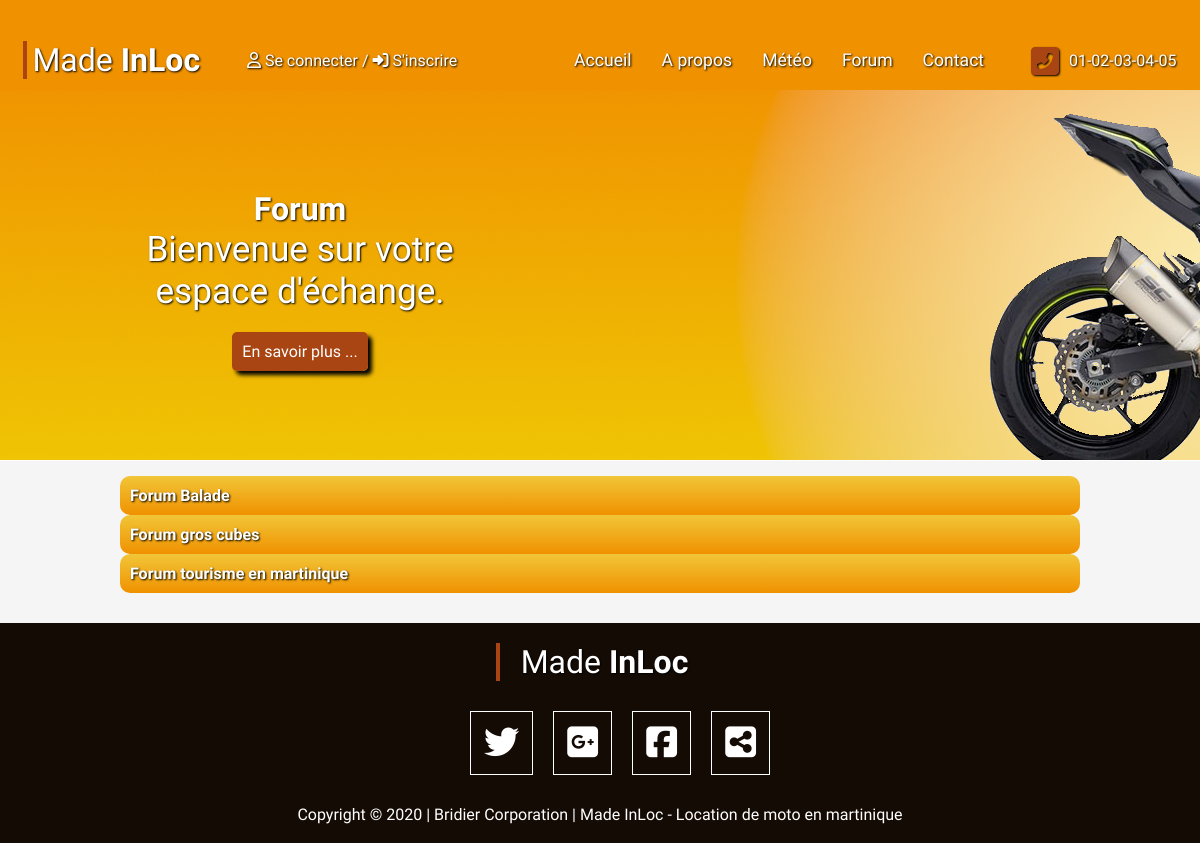
Before: /index.php?controller=forum&action=forumIndex with the older database file.
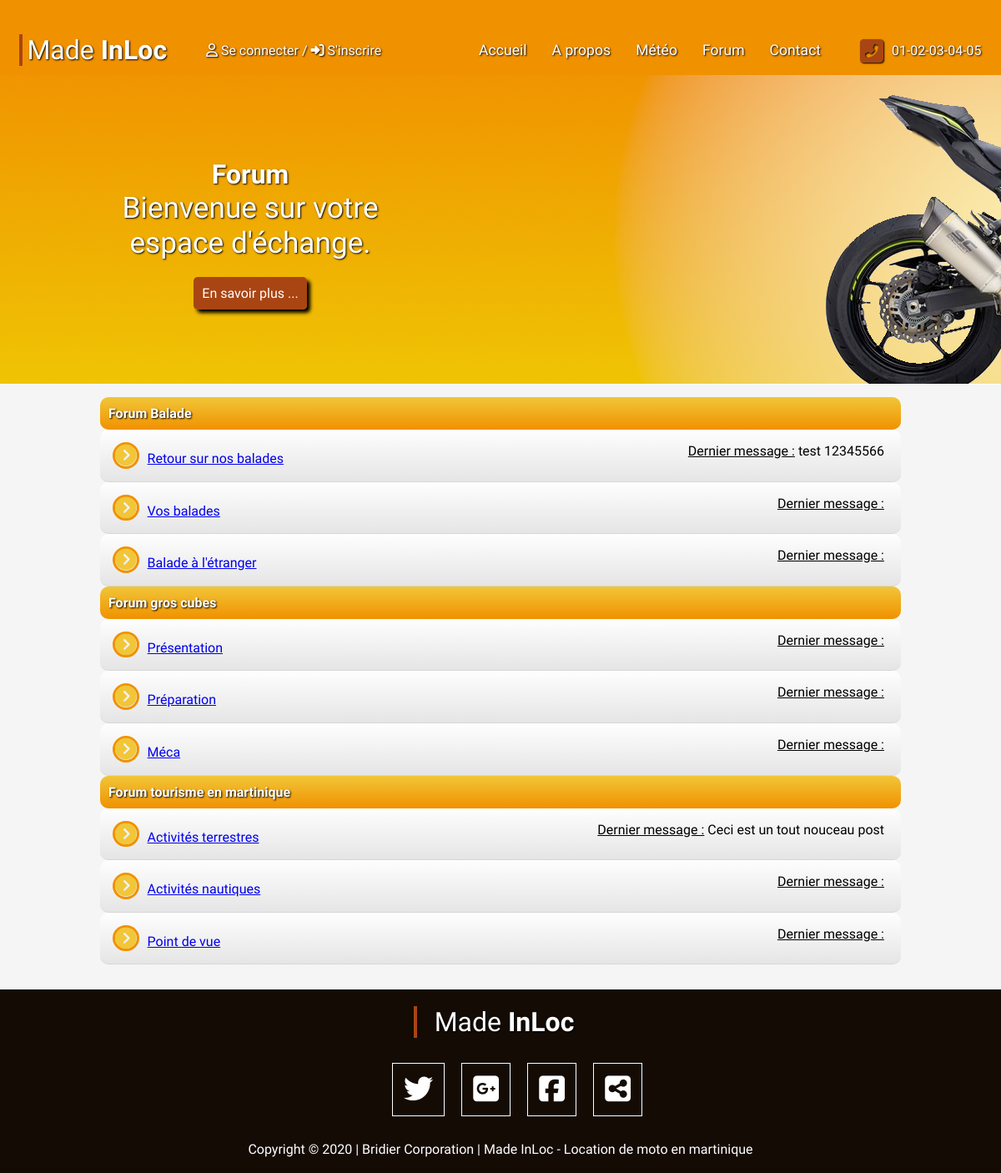
After: the same page with the newer database file.
### tables this page shows
CREATE TABLE `forumIndex` (
  `id` int(11) NOT NULL,
  `title` varchar(255) NOT NULL,
  `category_id` int(11) NOT NULL,
  `topic_category_id` int(11) NOT NULL,
  `lastTopic` varchar(255) NOT NULL
);

### controller/forumController.php (called while the page is built, shortened)
<?php
require_once('controller/controller.php');
Class ForumController extends Controller{
    private $forumManager;
    public function __construct(){
        $this->forumManager = new ForumManager();
    }
    public function forumIndex(){
        $titles = $this->forumManager->getIndexTitles();
        $this->genererVue(array('titles' => $titles));
    }
}

### controller/router.php (called while the page is built, shortened)
<?php
require_once 'view/view.php';
class Router {
  public function routerRequest() {
    try {
      $requete = new Requete(array_merge($_GET, $_POST));
      $controller = $this->creerControleur($requete);
      $action = $this->creerAction($requete);
      $controller->executerAction($action);
    }
    catch (Exception $e) {
      $this->gererErreur($e);
    }
  }
  private function creerControleur(Requete $requete) {
    $controller = "Index";
    if ($requete->existeParametre('controller')) {
      $controller = $requete->getParametre('controller');
      $controller = ucfirst(strtolower($controller));
    }
    $classeController = $controller . "Controller" ;
    $fichierController = $classeController . ".php";
    if (file_exists('controller/' . $fichierController)) {
      $controller = new $classeController();
      $controller->setRequete($requete);
      return $controller;
    }
    else
      throw new Exception("Fichier '$fichierController' introuvable");
  }
  private function creerAction(Requete $requete) {
    $action = "Index";
    if ($requete->existeParametre('action')) {
        $action = $requete->getParametre('action');
    }
    return $action;
  }
}

### index.php (called while the page is built, shortened)
<?php
require 'controller/router.php';
$router = new Router();
$router->routerRequest();

### model/forumManager.php (called while the page is built, shortened)
<?php
require_once("model/manager.php");
class ForumManager extends Manager
{
    public function getIndexTitles(){
        $sql = 'SELECT * FROM forumIndex';
        $getTitle = $this->executerRequete($sql, array());
        return $getTitle;
    }
}

### model/manager.php (called while the page is built)
<?php
abstract class Manager {
    private $db;
    protected function executerRequete($sql, $params = null) {
    if ($params == null) {
        $resultat = $this->getDb()->query($sql);
    }
    else {
        $resultat = $this->getDb()->prepare($sql);
        $resultat->execute($params);
    }
    return $resultat;
    }
    private function getDb() {
    if ($this->db == null) {
        $this->db = new PDO('mysql:host=localhost;dbname=MadInLoc;charset=utf8',
        'root', 'root', array(PDO::ATTR_ERRMODE => PDO::ERRMODE_EXCEPTION));
    }
    return $this->db;
    }
}

### view/ForumController/forumIndex.php (the view)
<?php $this->title = "Forum"; ?>
<img src="public/img/banner/index_banner.png" alt="banner_background" class="banner_img">
<section class="banner">
    <h3>Forum</h3>
    <p>Bienvenue sur votre espace d'échange.</p>
    <a href=""> En savoir plus ...</a>
</section>
<div class="block_invisible"></div>
<section class="content_body">
    <article>
        <?php $datas = $titles->fetchAll();?>
        <aside>
            <h4 class="titleForm titleForum">Forum Balade</h4>
            <ul class="balade forum">
                <?php
                $category_id = 0;
                foreach ($datas as $keys => $data){
                    if($data['category_id'] == 1){
                        $category_id = $category_id +1;
                        ?>
                        <li>
                            <p class="titleSection"><i class="fas fa-chevron-circle-right"></i><a href="index.php?controller=forum&amp;action=forumTopic&amp;category_id=<?=$category_id?>&amp;title=<?=$data['title']?>"><?=$data['title']?></a></p>
                            <div class="lastTopic">
                                <p><u>Dernier message :</u> <?=$data['lastTopic']?></p>
                            </div>
                        </li>
                        <?php
                    }
                }
                ?>
            </ul>
        </aside>
            <aside>
                <h4 class="titleForm titleForum">Forum gros cubes</h4>
                    <ul class="forumGC forum">
                    <?php
                    $category_id = 3;
                    foreach ($datas as $keys => $data){
                        if($data['category_id'] == 2){
                            $category_id = $category_id +1;
                            ?>
                            <li>
                                <p class="titleSection"><i class="fas fa-chevron-circle-right"></i><a href="index.php?controller=forum&amp;action=forumTopic&amp;category_id=<?=$category_id?>&amp;title=<?=$data['title']?>"><?=$data['title']?></a></p>
                                <div class="lastTopic">
                                    <p><u>Dernier message :</u> <?=$data['lastTopic']?></p>
                                </div>
                            </li>
                            <?php
                        }
                    }
                    ?>
                    </ul>
            </aside>
            <aside>
                <h4 class="titleForm titleForum">Forum tourisme en martinique</h4>
                <ul class="forumTour forum">
                <?php
                    $category_id = 6;
                    foreach ($datas as $keys => $data){
                        if($data['category_id'] == 3){
                            $category_id = $category_id +1;
                            ?>
                            <li>
                                <p class="titleSection"><i class="fas fa-chevron-circle-right"></i><a href="index.php?controller=forum&amp;action=forumTopic&amp;category_id=<?=$category_id?>&amp;title=<?=$data['title']?>"><?=$data['title']?></a></p>
                                <div class="lastTopic">
                                    <p><u>Dernier message :</u> <?=$data['lastTopic']?></p>
                                </div>
                            </li>
                            <?php
                        }
                    }
                    ?>
                </ul>
            </aside>
    </article>
</section>

### view/template.php (shortened to what this page needs)
<!DOCTYPE html>
<html>
    <head>
        <link href="public/style/style.css" rel="stylesheet" />
        <link rel="stylesheet" href="https://unpkg.com/leaflet@1.6.0/dist/leaflet.css"
/>
    </head>
    <body>
        <div class="superiorBlock"></div>
        <header>
            <div class="logo">
                <h1>Made <strong>InLoc</strong></h1>
            </div>
            <div class="userModul">
                <?php
                if(isset($_SESSION['pseudo'])){
                ?>
                <p>Bonjour <?=$_SESSION['pseudo']?></p>
                <div class="membreButton">
                    <p><i class="fas fa-house-user"></i><a href="index.php?controller=user&amp;action=userArea">Espace membre /</a></p>
                    <p><i class="fas fa-sign-out-alt"></i><a href="index.php?controller=user&amp;action=logOut">Déconnexion</a></p>
                </div>
                <?php
                }else{
                ?>
                <p><a href="index.php?controller=user&amp;action=userLogin"><i class="far fa-user"></i> Se connecter</a> / <a href="index.php?controller=user&amp;action=userRegistration"><i class="fas fa-sign-in-alt"></i> S'inscrire</a></p>
                <?php
                }
                ?>
            </div>
            <nav>
                <ul class="menu">
                    <li class="buttonMenu home"><a href="index.php">Accueil</a></li>
                    <li class="buttonMenu about"><a href="index.php?controller=about&amp;action=aboutIndex&amp;test=bonjour">A propos</a></li>
                    <li class="buttonMenu gallery"><a href="index.php?controller=about&amp;action=aboutMeteo">Météo</a></li>
                    <li class="buttonMenu forum"><a href="index.php?controller=forum&amp;action=forumIndex">Forum</a></li>
                    <li class="buttonMenu contact"><a href="index.php?action=contact#ancre">Contact</a></li>
                </ul>
            </nav>
            <div><i class="fas fa-phone-square-alt fa-2x"></i><p class="phoneNum">01-02-03-04-05</p></div>
        </header>
        <section class="contentSection">
            <?= $content ?>
        </section>
        <footer>
            <div class="footer_block">
                <div class="logo">
                    <h1>Made <strong>InLoc</strong></h1>
                </div>
                <ul class="footer_social_network">
                    <li><a href=""><i class="fab fa-twitter"></i></a></li>
                    <li><a href=""><i class="fab fa-google-plus-square"></i></a></li>
                    <li><a href=""><i class="fab fa-facebook-square"></i></a></li>
                    <li><a href=""><i class="fas fa-share-alt-square"></i></a></li>
                </ul>
                <p class='copyright'>Copyright © 2020 | Bridier Corporation | Made InLoc - Location de moto en martinique </p>
            </div>
        </footer>
    </body>
</html>

### controller/controller.php (shortened to what this page needs)
<?php
require_once('model/forumManager.php');
abstract class Controller{
  private $action;
  public function executerAction($action) {
    if (method_exists($this, $action)) {
      $this->action = $action;
      $this->{$this->action}();
    }
    else {
      $classeControleur = get_class($this);
      throw new Exception("Action '$action' non définie dans la classe $classeControleur");
    }
  }
  protected function genererVue($donneesVue = array()) {
    $classeControleur = get_class($this);
    $controleur = str_replace("Controleur", "", $classeControleur);
    $vue = new ViewManager($this->action, $controleur);
    $vue->generate($donneesVue);
  }
}

### view/view.php (shortened to what this page needs)
<?php
class ViewManager {
private $file;
private $title;
private $script;
public function __construct($action, $controleur = "") {
     $file = "view/";
     if ($controleur != "") {
       $file = $file . $controleur . "/";
     }
     $this->file = $file . $action . ".php";
   }
public function generate($data) {
    $content = $this->generateFile($this->file, $data);
    $view = $this->generateFile('view/template.php',
    array('title' => $this->title, 'content' => $content, 'script' => $this->script));
    echo $view;
}
private function generateFile($file, $data) {
    if (file_exists($file)) {
    extract($data);
    require $file;
    return ob_get_clean();
    }
    else {
    throw new Exception("Fichier '$file' introuvable");
    }
}
}

### public/style/style.css (style rules this page uses)
body { width: 100%; max-width: 1440px; margin: 0; font-family: 'Ubuntu', sans-serif; }
.superiorBlock { height: 30px; background-color: rgb(240,145,0); }
.userModul a { text-decoration: none; }
.userModul p { margin:0; }
header { position: sticky; top:0px; height: 60px; background-color: rgb(240,145,0); display: flex; justify-content: space-around; align-items: center; z-index: 3; }
.logo { border-left: 4px solid rgb(169,69,19); padding-left: 5px; }
.logo h1, .userModul a, .userModul { margin: 0; color: white; text-shadow: 1px 1px 2px black; }
.logo h1 { font-size: 1.em; font-weight: 400; }
nav { display: inline-block; }
.menu { margin: 0; display: flex; }
.menu li { list-style: none; margin-left: 30px; }
.menu li a { text-decoration: none; color: white; text-shadow: 1px 1px 2px black; font-size: 1.1em; }
.fa-phone-square-alt { color: rgb(169,69,19); vertical-align: middle; text-shadow: 1px 1px 2px black; }
.phoneNum { color: white; display: inline-block; margin-left: 10px; text-shadow: 1px 1px 2px black; }
.footer_block { position: relative; padding-top: 20px; height: 200px; width: 100%; background-color: rgb(20, 11, 5); color: white; text-align: center; z-index: 2; }
.footer_block .logo { margin: auto; width: 200px; }
.footer_social_network i { color: white; }
.footer_social_network li { list-style: none; padding: 10px 13px; border: 1px solid white; }
.footer_social_network { width : 300px; display: flex; margin: 30px auto; justify-content: space-between; font-size: 2.2em; }
.banner { position: relative; z-index: 2; top: 100px; width: 50%; text-align: center; color: white; }
.banner_img { position: fixed; top:60px; z-index: 1; }
.banner h3 { font-size: 2em; margin: 0 auto; text-shadow: 1px 1px 2px black; }
.banner p { font-size: 2.2em; width:70%; margin: 0 auto 30px auto; text-shadow: 1px 1px 2px black; }
.banner a, .detail_lesson a, .detail_moto a, .detail_repair a { text-decoration: none; color: white; padding: 10px; background-color: rgb(169,69,19); border-radius: 5px; box-shadow: 4px 4px 4px black; }
.content_body { position: relative; z-index: 2; background-color: rgb(245, 245, 245); }
.content_body article { width: 80%; margin: auto; padding: 15px 0px 30px 0px; }
.block_invisible { height: 200px; }
.titleForm { background: linear-gradient(rgb(241, 198, 56), rgb(240,145,0)); border-radius: 10px;; color: white; text-shadow: 1px 1px 2px black; padding: 10px; }
.titleForum { margin:0px; display: flex; justify-content: space-between; }
.forum { margin: 0px; padding:0px; }
.forum li { list-style: none; display: flex; justify-content: space-between; }
.forum li, .comments_content { border-radius: 10px; border-bottom: 1px solid rgb(215, 215, 215); background: linear-gradient(rgb(254, 254, 254), rgb(229, 229, 229)); }
.forum li .titleSection { padding: 15px; margin: 0px; }
.titleSection i { margin-right: 10px; font-size: 1.6em; color: rgb(241, 198, 56); border: 3px solid rgb(240,145,0); border-radius: 20px; }
.lastTopic, .dateCreation { padding-right: 20px; }

Changed rows visible on the page:
added forumindex: title "Retour sur nos balades", lastTopic "test 12345566", shown under "Forum Balade"
added forumindex: title "Vos balades", shown under "Forum Balade"
added forumindex: title "Balade à l'étranger", shown under "Forum Balade"
added forumindex: title "Présentation", shown under "Forum gros cubes"
added forumindex: title "Préparation", shown under "Forum gros cubes"
added forumindex: title "Méca", shown under "Forum gros cubes"
added forumindex: title "Activités terrestres", lastTopic "Ceci est un tout nouceau post", shown under "Forum tourisme en martinique"
added forumindex: title "Activités nautiques", shown under "Forum tourisme en martinique"
added forumindex: title "Point de vue", shown under "Forum tourisme en martinique"
